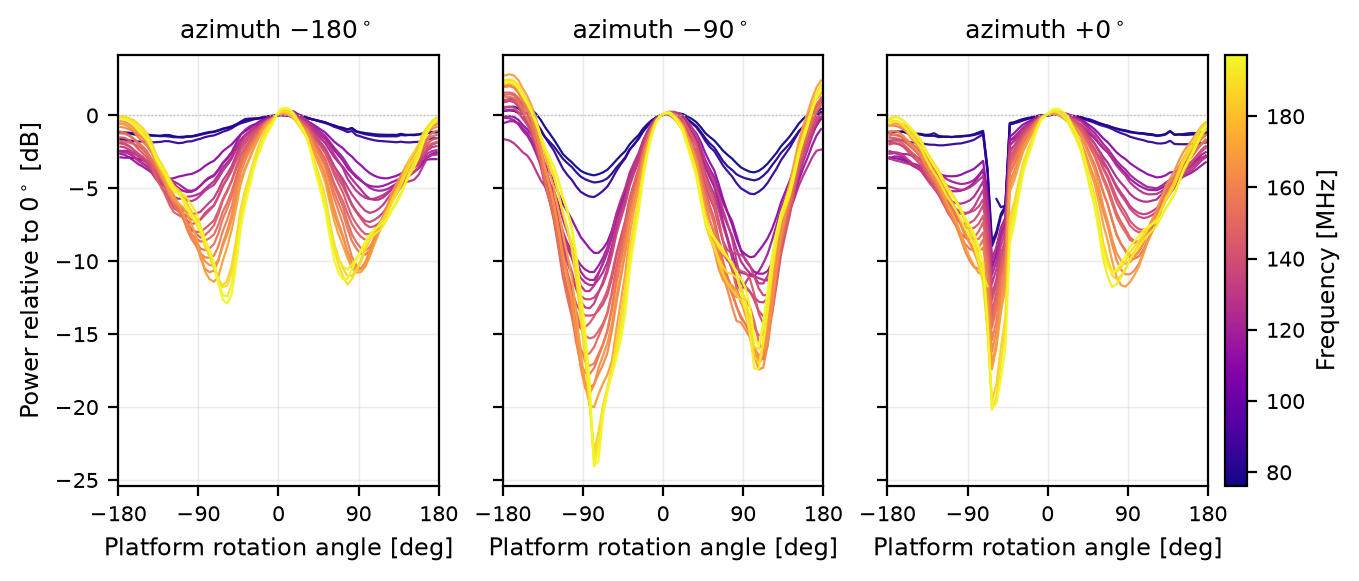

Source code (Python):
"""Three panels at the azimuth quarter points the raster actually reached:
-180, -90, 0 deg (equivalently 180, 270, 0 in a 0-360 convention; +90 was never scanned)."""
import numpy as np, matplotlib; matplotlib.use("Agg")
import matplotlib.pyplot as plt
from matplotlib.cm import ScalarMappable
from matplotlib.colors import Normalize
from scipy.ndimage import median_filter
from importlib.machinery import SourceFileLoader
C=SourceFileLoader("C","00_common.py").load_module()
z=C.load(); tm,el,az,fr,ch=z["tm"],z["el"],z["az"],z["fr"],z["ch"]; d4=z["d"]
SEGS=np.load("segs.npz")["segs"]
E=np.arange(-180,181,5.0); Ec=.5*(E[:-1]+E[1:]); ie=np.digitize(el,E)-1
def nb_of(c): return [c+o for o in (-6,-5,-4,-3,3,4,5,6) if (c+o)%16 not in (7,8,9,15,0,1)]
NF=[0]
def fold(y,a,b):
    s=y[a:b].copy()
    smth=median_filter(np.nan_to_num(s,nan=np.nanmedian(s)),size=5,mode="nearest")
    bad=np.abs(s-smth)>3.0; NF[0]+=int(bad.sum()); s[bad]=np.nan
    idx=ie[a:b]
    p=np.array([np.nanmedian(s[(idx==j)&np.isfinite(s)]) if ((idx==j)&np.isfinite(s)).sum() else np.nan
                for j in range(len(Ec))])
    j0=np.argmin(np.abs(Ec)); return p-np.nanmedian(p[j0-1:j0+2])

a18,b18=SEGS[18]
peak=np.zeros(len(el),bool); peak[a18:b18]=True; peak&=np.abs(el)<30
TONES=[]
for c in [c for c in ch[(ch%16)==8] if 50<fr[c]<200]:
    if 86<fr[c]<110: continue
    nb=nb_of(c)
    tc=C.db(np.nanmedian(d4[peak][:,c]))-C.db(np.nanmedian(d4[peak][:,nb]))
    if np.nanmedian(np.abs(np.diff(fold(C.db(np.nanmedian(d4[:,nb],axis=1)),a18,b18),2)))<0.06 and tc>=3.0:
        TONES.append(c)
fq=np.array([fr[c] for c in TONES])
norm=Normalize(fq.min(),fq.max()); sm=ScalarMappable(norm,plt.cm.plasma)
print(f"{len(TONES)} tones, {fq.min():.0f}-{fq.max():.0f} MHz")

NF[0]=0
PANELS=[0,18,36]
fig,axes=plt.subplots(1,3,figsize=(7.4,2.8),sharex=True,sharey=True)
for ax,ri in zip(axes,PANELS):
    a,b=SEGS[ri]; a0=np.nanmedian(az[a:b]); dep=[]
    for c in TONES:
        p=fold(C.db(d4[:,c]),a,b); ax.plot(Ec,p,c=sm.to_rgba(fr[c]),lw=.8,alpha=.95)
        dep.append(np.nanmax(p)-np.nanmin(p))
    ax.set_title(f"azimuth ${a0:+.0f}^\\circ$",fontsize=9)
    ax.set_xlim(-180,180); ax.set_xticks([-180,-90,0,90,180]); ax.grid(alpha=.25,lw=.5)
    ax.axhline(0,c="0.75",lw=.5,ls=":"); ax.tick_params(labelsize=7.5)
    ax.set_xlabel("Platform rotation angle [deg]",fontsize=8.5)
    print(f"  az {a0:+5.0f} deg (t={tm[a]:4.1f} min): depth {min(dep):4.1f} to {max(dep):4.1f} dB")
axes[0].set_ylabel("Power relative to $0^\\circ$ [dB]",fontsize=8.5)
cb=fig.colorbar(sm,ax=axes,pad=.015,fraction=.035); cb.set_label("Frequency [MHz]",fontsize=8.5)
cb.ax.tick_params(labelsize=7.5)
fig.savefig("34_three_az.png",dpi=200,bbox_inches="tight")
print(f"{NF[0]} samples flagged ({NF[0]/(3*len(TONES)*128)*100:.2f}%)")
print("saved 34_three_az.png")
